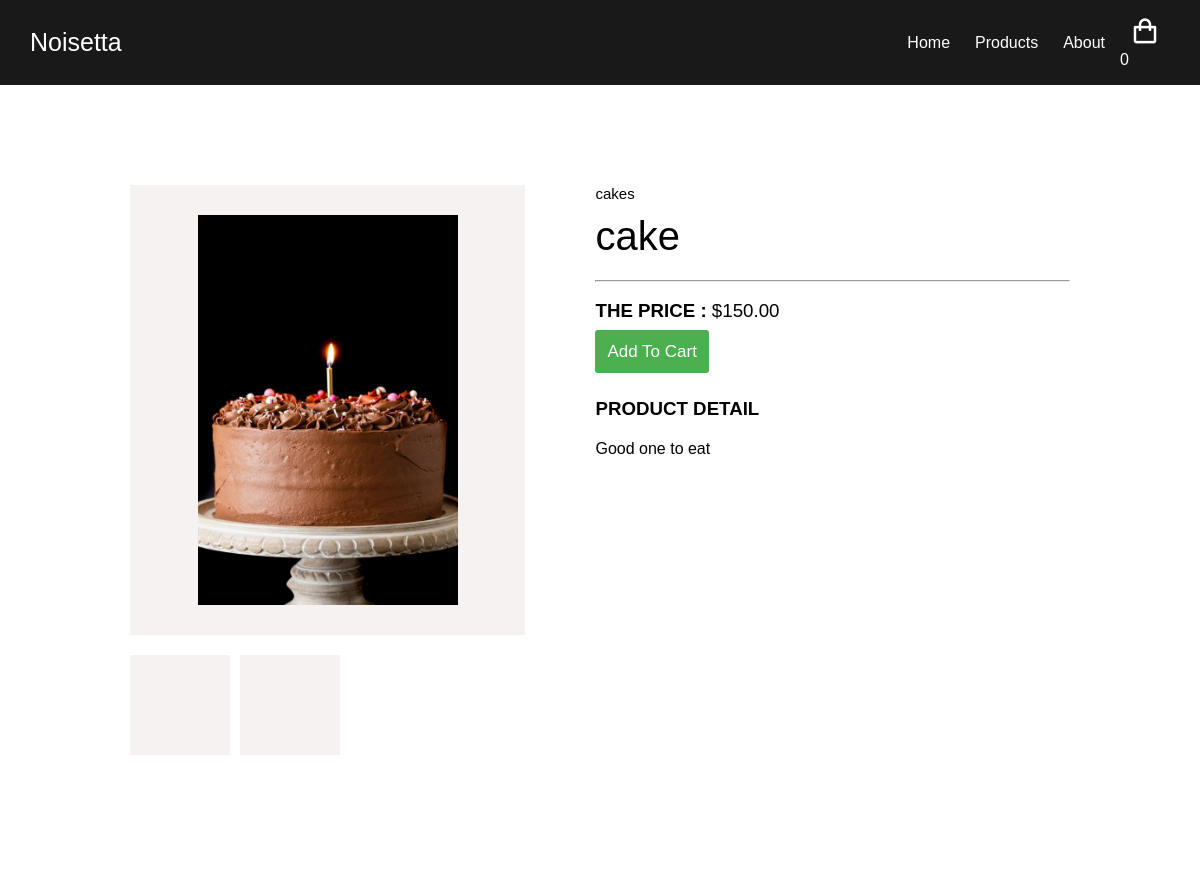
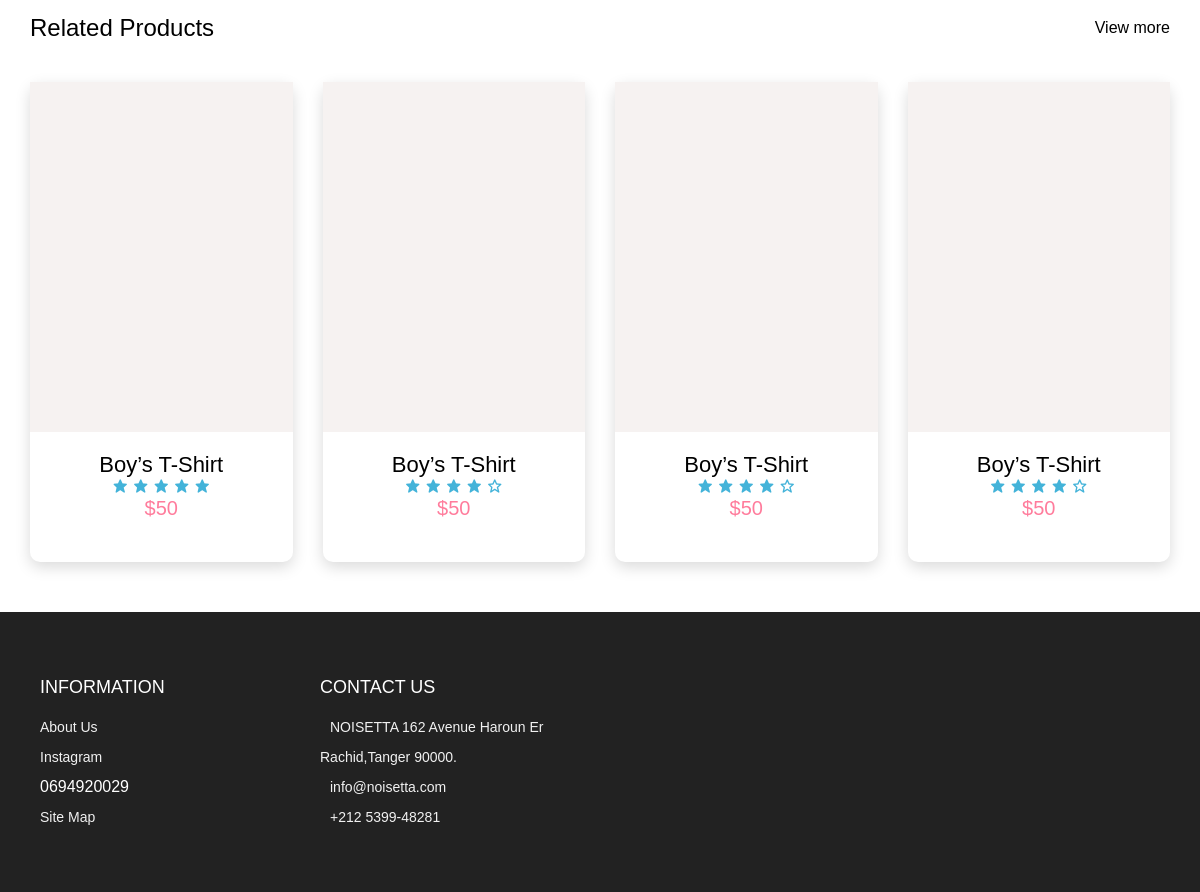
/product/1/, run on the app's committed database (2 pictures, top to bottom).
### store/models.py (models this page shows, shortened)
class Product(models.Model):
    category = models.ForeignKey(Category,on_delete=models.SET_NULL,blank=True,null=True)
    category_name = models.CharField(max_length=100,null=True,blank=True)
    name = models.CharField(max_length=100,null=True)
    description = models.TextField(default="Good one to eat",blank=True,null=True)
    featured = models.BooleanField(default=False)
    price = models.DecimalField(max_digits=8,decimal_places=2)
    digital = models.BooleanField(default=False,blank=True,null=True)
    image = models.ImageField(null=True,blank=True)
    @property
    def imageURL(self):
        try:
            url = self.image.url
        except:
            url = ''
        return url

class Category(models.Model):
    name = models.CharField(max_length=100)
    def __str__(self):
        return self.name

### store/views.py (the view)
# urls.py: path('product/<str:id>/',productDetail,name="product_detail"),
def productDetail(request , id):
    if request.user.is_authenticated:
        customer = request.user.customer
        order , created = Order.objects.get_or_create(customer=customer,complete=False)
        items = order.orderitem_set.all()
        cartItems = order.get_cart_items
    else :
        items = []
        order = {'get_cart_total':0,'get_cart_items':0,'shipping':False}
        cartItems = order['get_cart_items']
    product_id = Product.objects.get(id=id)
    products = Product.objects.all()
    context = {
        'products' : products,
        'cartItems' : cartItems,
        'product' : product_id,
    }
    return render(request,'store/product_detail.html',context)

### store/templates/store/product_detail.html (shortened to what this page needs)
{% extends 'store/base.html' %}
{% load static %}
{% block content %}
<section class="section product-detail">
    <div class="details container-md">
      <div class="left">
        <div class="main">
          <img src="{{product.imageURL}}" alt="">
        </div>
        <div class="thumbnails">
          <div class="thumbnail">
          </div>
          <div class="thumbnail">
          </div>
        </div>
      </div>
      <div class="right">
        <span>{{product.category}}</span>
        <h1>{{product.name}}</h1>
        <hr>
        <br>
        <h3> <b>The price :</b> ${{product.price}} </h3>
        <a href="{% url 'store' %}" data-product="{{product.id}}"  data-action="add" class="addCart btn  add-btn update-cart" style="width: 105px;">Add To Cart</a>
        <br>
        <br>
        <br>
        <h3><b>Product Detail</b></h3>
        <p>{{product.description}}</p>
      </div>
    </div>
  </section>
  <section class="section featured">
    <div class="top container">
      <h1>Related Products</h1>
      <a href="{% url 'store' %}" class="view-more">View more</a>
    </div>
    <div class="product-center container">
      <div class="product">
        <div class="product-header">
        </div>
        <div class="product-footer">
          <a href="#"><h3>Boy’s T-Shirt</h3></a>
          <div class="rating">
            <i class="bx bxs-star"></i>
            <i class="bx bxs-star"></i>
            <i class="bx bxs-star"></i>
            <i class="bx bxs-star"></i>
            <i class="bx bxs-star"></i>
          </div>
          <h4 class="price">$50</h4>
        </div>
      </div>
      <div class="product">
        <div class="product-header">
        </div>
        <div class="product-footer">
          <a href="#"><h3>Boy’s T-Shirt</h3></a>
          <div class="rating">
            <i class="bx bxs-star"></i>
            <i class="bx bxs-star"></i>
            <i class="bx bxs-star"></i>
            <i class="bx bxs-star"></i>
            <i class="bx bx-star"></i>
          </div>
          <h4 class="price">$50</h4>
        </div>
      </div>
      <div class="product">
        <div class="product-header">
        </div>
        <div class="product-footer">
          <a href="#"><h3>Boy’s T-Shirt</h3></a>
          <div class="rating">
            <i class="bx bxs-star"></i>
            <i class="bx bxs-star"></i>
            <i class="bx bxs-star"></i>
            <i class="bx bxs-star"></i>
            <i class="bx bx-star"></i>
          </div>
          <h4 class="price">$50</h4>
        </div>
      </div>
      <div class="product">
        <div class="product-header">
        </div>
        <div class="product-footer">
          <a href="#"><h3>Boy’s T-Shirt</h3></a>
          <div class="rating">
            <i class="bx bxs-star"></i>
            <i class="bx bxs-star"></i>
            <i class="bx bxs-star"></i>
            <i class="bx bxs-star"></i>
            <i class="bx bx-star"></i>
          </div>
          <h4 class="price">$50</h4>
        </div>
      </div>
    </div>
  </section>
{% endblock %}

### static/css/main.css (style rules this page uses)
:root { --white: #fff; --black: #222; --pink: #f60091; --grey: #444; --grey2: #959595; --grey-alt: #d1e2e9; --yellow: #ffd800; --green: #59b210; }
*, *::before, *::after { margin: 0; padding: 0; box-sizing: inherit; }
html { scroll-behavior: smooth; box-sizing: border-box; font-size: 62.5%; }
body { font-family: "Poppins", sans-serif; font-size: 1.6rem; font-weight: 400; position: relative; z-index: 1; }
h1, h2, h3, h4 { font-weight: 500; }
a { color: inherit; text-decoration: none; }
img { max-width: 100%; }
.container { max-width: 120rem; margin: 0 auto; }
.container-md { max-width: 100rem; margin: 0 auto; }
@media only screen and (max-width: 1200px) { .container { padding: 0 3rem; } }
@media only screen and (max-width: 1200px) { .container-md { padding: 0 3rem; } }
.section { padding: 10rem 0 5rem 0; }
.product-center { display: grid; grid-template-columns: repeat(auto-fit, minmax(25rem, 1fr)); gap: 1rem 3rem; }
.product { height: 48rem; background-color: #fff; box-shadow: 0 0.5rem 1.5rem rgba(0, 0, 0, 0.15); border-radius: 1rem; text-align: center; transition: all 300ms ease-in-out; }
.product-header { position: relative; height: 35rem; background-color: #f6f2f1; transition: all 300ms ease-in-out; z-index: 0; }
.product-footer { padding: 2rem 1.6rem 1.6rem 1.6rem; }
.product-footer h3 { font-size: 2.2rem; }
.rating { color: #43b3d9; }
.product-footer .price { color: #ff7c9c; font-size: 2rem; }
.section .top { display: flex; align-items: center; justify-content: space-between; margin-bottom: 4rem; }
.product-detail .details { display: grid; grid-template-columns: 1fr 1.2fr; gap: 7rem; }
.product-detail .left { display: flex; flex-direction: column; }
.product-detail .left .main { text-align: center; background-color: #f6f2f1; margin-bottom: 2rem; height: 45rem; padding: 3rem; }
.product-detail .left .main img { object-fit: contain; height: 100%; }
.product-detail .thumbnails { display: grid; grid-template-columns: repeat(4, 1fr); gap: 1rem; }
.product-detail .thumbnail { width: 10rem; height: 10rem; background-color: #f6f2f1; text-align: center; }
.product-detail .right span { display: inline-block; font-size: 1.5rem; margin-bottom: 1rem; }
.product-detail .right h1 { font-size: 4rem; line-height: 1.2; margin-bottom: 2rem; }
.product-detail h3 { text-transform: uppercase; margin-bottom: 2rem; }
.btn { background-color: #4CAF50; color: white; padding: 12px; margin: 10px 0; border: none; width: 100%; border-radius: 3px; cursor: pointer; font-size: 17px; }

### data on the page
Product: imageURL (picture), category "cakes", name "cake", price "150.00", description "Good one to eat"

### other printed values
{{ cartItems }} "0"
